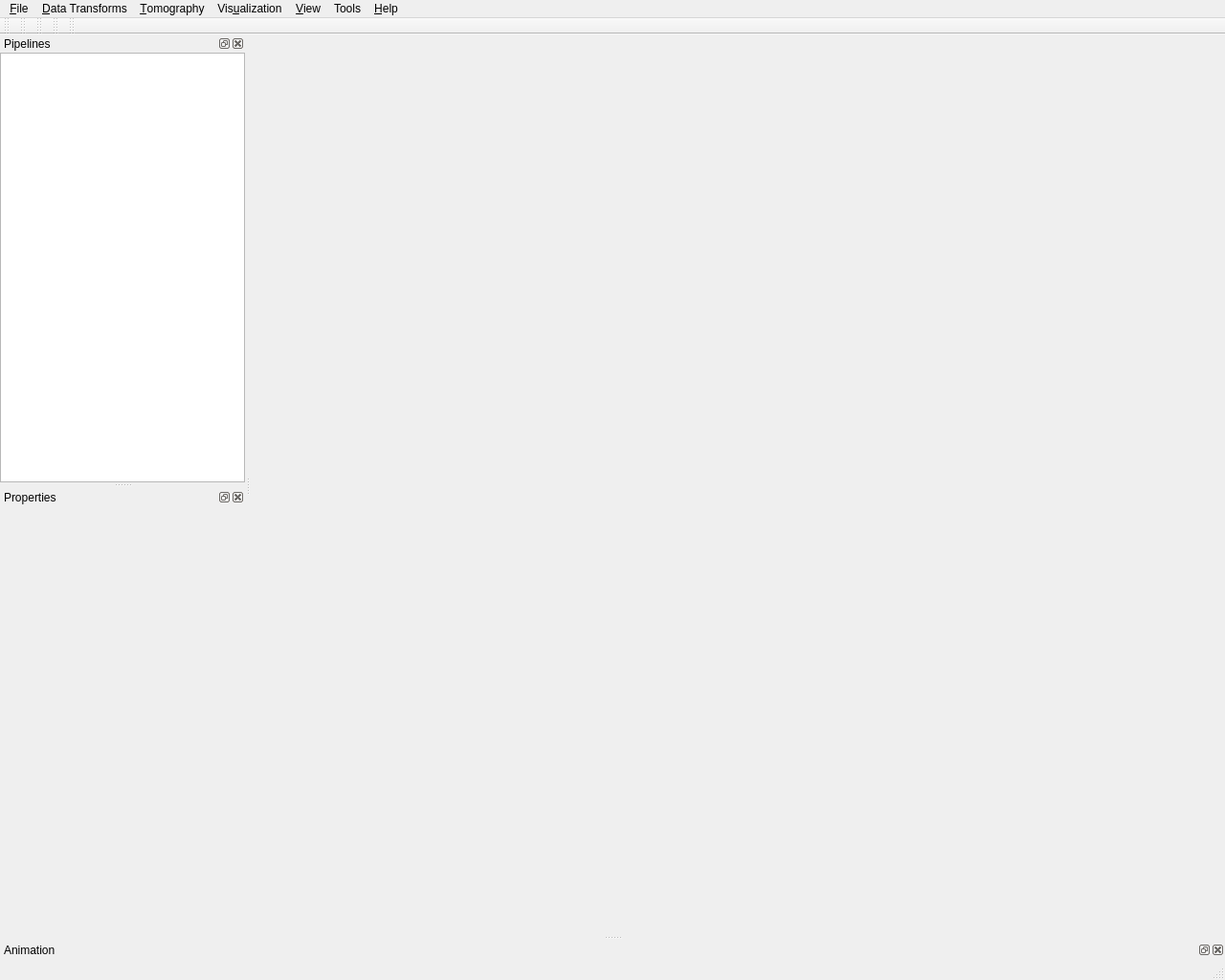
<?xml version="1.0" encoding="UTF-8"?>
<ui version="4.0">
 <class>MainWindow</class>
 <widget class="QMainWindow" name="MainWindow">
  <property name="geometry">
   <rect>
    <x>0</x>
    <y>0</y>
    <width>1280</width>
    <height>1024</height>
   </rect>
  </property>
  <property name="windowTitle">
   <string>MainWindow</string>
  </property>
  <widget class="tomviz::CentralWidget" name="centralWidget">
   <property name="sizePolicy">
    <sizepolicy hsizetype="Expanding" vsizetype="Expanding">
     <horstretch>0</horstretch>
     <verstretch>0</verstretch>
    </sizepolicy>
   </property>
  </widget>
  <widget class="QMenuBar" name="menubar">
   <property name="geometry">
    <rect>
     <x>0</x>
     <y>0</y>
     <width>1280</width>
     <height>40</height>
    </rect>
   </property>
   <widget class="QMenu" name="menu_File">
    <property name="title">
     <string>&amp;File</string>
    </property>
    <widget class="QMenu" name="menuRecentlyOpened">
     <property name="title">
      <string>R&amp;ecently Opened</string>
     </property>
    </widget>
    <addaction name="actionOpen"/>
    <addaction name="menuRecentlyOpened"/>
    <addaction name="separator"/>
    <addaction name="actionSaveState"/>
    <addaction name="actionLoadState"/>
    <addaction name="separator"/>
    <addaction name="actionSaveData"/>
    <addaction name="actionSaveScreenshot"/>
    <addaction name="actionSaveMovie"/>
    <addaction name="actionSaveWeb"/>
    <addaction name="separator"/>
    <addaction name="actionSaveDebuggingState"/>
    <addaction name="separator"/>
    <addaction name="actionReset"/>
    <addaction name="actionExit"/>
   </widget>
   <widget class="QMenu" name="menuModules">
    <property name="title">
     <string>Vis&amp;ualization</string>
    </property>
   </widget>
   <widget class="QMenu" name="menuTools">
    <property name="title">
     <string>Tools</string>
    </property>
    <addaction name="actionPythonConsole"/>
    <addaction name="actionMacros"/>
   </widget>
   <widget class="QMenu" name="menuData">
    <property name="title">
     <string>&amp;Data Transforms</string>
    </property>
   </widget>
   <widget class="QMenu" name="menuView">
    <property name="title">
     <string>&amp;View</string>
    </property>
   </widget>
   <widget class="QMenu" name="menuHelp">
    <property name="title">
     <string>&amp;Help</string>
    </property>
    <addaction name="actionAbout"/>
   </widget>
   <widget class="QMenu" name="menuTomography">
    <property name="title">
     <string>&amp;Tomography</string>
    </property>
   </widget>
   <addaction name="menu_File"/>
   <addaction name="menuData"/>
   <addaction name="menuTomography"/>
   <addaction name="menuModules"/>
   <addaction name="menuView"/>
   <addaction name="menuTools"/>
   <addaction name="menuHelp"/>
  </widget>
  <widget class="QStatusBar" name="statusbar"/>
  <widget class="QDockWidget" name="dockWidget">
   <property name="minimumSize">
    <size>
     <width>250</width>
     <height>300</height>
    </size>
   </property>
   <property name="windowTitle">
    <string>Pipelines</string>
   </property>
   <attribute name="dockWidgetArea">
    <number>1</number>
   </attribute>
   <widget class="QWidget" name="pipelineBrowserWidget">
    <layout class="QVBoxLayout" name="verticalLayout" stretch="0">
     <property name="leftMargin">
      <number>0</number>
     </property>
     <property name="topMargin">
      <number>0</number>
     </property>
     <property name="rightMargin">
      <number>0</number>
     </property>
     <property name="bottomMargin">
      <number>0</number>
     </property>
     <item>
      <widget class="tomviz::PipelineView" name="treeWidget">
       <property name="dragEnabled">
        <bool>true</bool>
       </property>
       <property name="dragDropMode">
        <enum>QAbstractItemView::DragOnly</enum>
       </property>
       <property name="rootIsDecorated">
        <bool>true</bool>
       </property>
       <property name="uniformRowHeights">
        <bool>true</bool>
       </property>
       <attribute name="headerVisible">
        <bool>false</bool>
       </attribute>
      </widget>
     </item>
    </layout>
   </widget>
  </widget>
  <widget class="QToolBar" name="modulesToolbar">
   <property name="windowTitle">
    <string>Visualization Modules Toolbar</string>
   </property>
   <attribute name="toolBarArea">
    <enum>TopToolBarArea</enum>
   </attribute>
   <attribute name="toolBarBreak">
    <bool>false</bool>
   </attribute>
  </widget>
  <widget class="pqAxesToolbar" name="axesToolbar">
   <property name="windowTitle">
    <string>Axes Toolbar</string>
   </property>
   <attribute name="toolBarArea">
    <enum>TopToolBarArea</enum>
   </attribute>
   <attribute name="toolBarBreak">
    <bool>false</bool>
   </attribute>
  </widget>
  <widget class="QToolBar" name="toolBar">
   <property name="windowTitle">
    <string>toolBar</string>
   </property>
   <attribute name="toolBarArea">
    <enum>TopToolBarArea</enum>
   </attribute>
   <attribute name="toolBarBreak">
    <bool>false</bool>
   </attribute>
  </widget>
  <widget class="pqCameraToolbar" name="cameraToolbar">
   <property name="windowTitle">
    <string>Camera Toolbar</string>
   </property>
   <attribute name="toolBarArea">
    <enum>TopToolBarArea</enum>
   </attribute>
   <attribute name="toolBarBreak">
    <bool>false</bool>
   </attribute>
  </widget>
  <widget class="QDockWidget" name="dockWidget_3">
   <property name="allowedAreas">
    <set>Qt::BottomDockWidgetArea|Qt::TopDockWidgetArea</set>
   </property>
   <property name="windowTitle">
    <string>Animation</string>
   </property>
   <attribute name="dockWidgetArea">
    <number>8</number>
   </attribute>
   <widget class="pqPVAnimationWidget" name="animationWidget"/>
  </widget>
  <widget class="pqVCRToolbar" name="vcrToolbar">
   <property name="windowTitle">
    <string>VCR Toolbar</string>
   </property>
   <attribute name="toolBarArea">
    <enum>TopToolBarArea</enum>
   </attribute>
   <attribute name="toolBarBreak">
    <bool>false</bool>
   </attribute>
  </widget>
  <widget class="QDockWidget" name="dockWidget_5">
   <property name="sizePolicy">
    <sizepolicy hsizetype="Preferred" vsizetype="Preferred">
     <horstretch>0</horstretch>
     <verstretch>0</verstretch>
    </sizepolicy>
   </property>
   <property name="minimumSize">
    <size>
     <width>250</width>
     <height>300</height>
    </size>
   </property>
   <property name="windowTitle">
    <string>Properties</string>
   </property>
   <attribute name="dockWidgetArea">
    <number>1</number>
   </attribute>
   <widget class="QWidget" name="dockWidgetContents">
    <layout class="QVBoxLayout" name="verticalLayout_2">
     <property name="leftMargin">
      <number>0</number>
     </property>
     <property name="topMargin">
      <number>0</number>
     </property>
     <property name="rightMargin">
      <number>0</number>
     </property>
     <property name="bottomMargin">
      <number>0</number>
     </property>
     <item>
      <layout class="QVBoxLayout" name="verticalLayout_3">
       <item>
        <widget class="QStackedWidget" name="propertiesPanelStackedWidget">
         <property name="currentIndex">
          <number>0</number>
         </property>
         <widget class="QWidget" name="empty"/>
         <widget class="QScrollArea" name="dataPropertiesScrollArea">
          <property name="frameShape">
           <enum>QFrame::NoFrame</enum>
          </property>
          <property name="horizontalScrollBarPolicy">
           <enum>Qt::ScrollBarAlwaysOff</enum>
          </property>
          <property name="widgetResizable">
           <bool>true</bool>
          </property>
          <widget class="tomviz::DataPropertiesPanel" name="dataPropertiesPanel">
           <property name="geometry">
            <rect>
             <x>0</x>
             <y>0</y>
             <width>254</width>
             <height>397</height>
            </rect>
           </property>
          </widget>
         </widget>
         <widget class="QScrollArea" name="modulePropertiesScrollArea">
          <property name="frameShape">
           <enum>QFrame::NoFrame</enum>
          </property>
          <property name="horizontalScrollBarPolicy">
           <enum>Qt::ScrollBarAlwaysOff</enum>
          </property>
          <property name="widgetResizable">
           <bool>true</bool>
          </property>
          <widget class="tomviz::ModulePropertiesPanel" name="modulePropertiesPanel">
           <property name="geometry">
            <rect>
             <x>0</x>
             <y>0</y>
             <width>254</width>
             <height>397</height>
            </rect>
           </property>
          </widget>
         </widget>
         <widget class="QScrollArea" name="operatorPropertiesScrollArea">
          <property name="frameShape">
           <enum>QFrame::NoFrame</enum>
          </property>
          <property name="horizontalScrollBarPolicy">
           <enum>Qt::ScrollBarAlwaysOff</enum>
          </property>
          <property name="widgetResizable">
           <bool>true</bool>
          </property>
          <widget class="tomviz::OperatorPropertiesPanel" name="operatorPropertiesPanel">
           <property name="geometry">
            <rect>
             <x>0</x>
             <y>0</y>
             <width>254</width>
             <height>397</height>
            </rect>
           </property>
          </widget>
         </widget>
        </widget>
       </item>
      </layout>
     </item>
    </layout>
   </widget>
  </widget>
  <action name="actionOpen">
   <property name="text">
    <string>&amp;Open</string>
   </property>
  </action>
  <action name="actionSaveDebuggingState">
   <property name="text">
    <string>&amp;Save Debugging State</string>
   </property>
   <property name="toolTip">
    <string>Save state with debugging information (advanced)</string>
   </property>
  </action>
  <action name="actionExit">
   <property name="text">
    <string>E&amp;xit</string>
   </property>
   <property name="shortcut">
    <string>Ctrl+Q</string>
   </property>
  </action>
  <action name="actionPythonConsole">
   <property name="text">
    <string>&amp;Python Console</string>
   </property>
  </action>
  <action name="actionMacros">
   <property name="text">
    <string>&amp;Macros</string>
   </property>
  </action>
  <action name="actionSaveData">
   <property name="text">
    <string>Save &amp;Data</string>
   </property>
  </action>
  <action name="actionSaveScreenshot">
   <property name="text">
    <string>Save S&amp;creenshot</string>
   </property>
  </action>
  <action name="actionSaveMovie">
   <property name="text">
    <string>Save &amp;Movie</string>
   </property>
  </action>
  <action name="actionSaveState">
   <property name="text">
    <string>Sa&amp;ve State</string>
   </property>
  </action>
  <action name="actionLoadState">
   <property name="text">
    <string>&amp;Load State</string>
   </property>
  </action>
  <action name="actionReset">
   <property name="text">
    <string>&amp;Reset</string>
   </property>
   <property name="toolTip">
    <string>Reset application</string>
   </property>
  </action>
  <action name="actionAbout">
   <property name="text">
    <string>&amp;About</string>
   </property>
  </action>
  <action name="actionSaveWeb">
   <property name="text">
    <string>Save &amp;Web</string>
   </property>
   <property name="toolTip">
    <string>Save Web</string>
   </property>
  </action>
 </widget>
 <customwidgets>
  <customwidget>
   <class>tomviz::CentralWidget</class>
   <extends>QWidget</extends>
   <header>CentralWidget.h</header>
   <container>1</container>
  </customwidget>
  <customwidget>
   <class>pqCameraToolbar</class>
   <extends>QToolBar</extends>
   <header>pqCameraToolbar.h</header>
  </customwidget>
  <customwidget>
   <class>pqAxesToolbar</class>
   <extends>QToolBar</extends>
   <header>pqAxesToolbar.h</header>
  </customwidget>
  <customwidget>
   <class>pqPVAnimationWidget</class>
   <extends>QWidget</extends>
   <header>pqPVAnimationWidget.h</header>
   <container>1</container>
  </customwidget>
  <customwidget>
   <class>pqVCRToolbar</class>
   <extends>QToolBar</extends>
   <header>pqVCRToolbar.h</header>
  </customwidget>
  <customwidget>
   <class>tomviz::PipelineView</class>
   <extends>QTreeView</extends>
   <header>PipelineView.h</header>
  </customwidget>
  <customwidget>
   <class>tomviz::DataPropertiesPanel</class>
   <extends>QWidget</extends>
   <header>DataPropertiesPanel.h</header>
   <container>1</container>
  </customwidget>
  <customwidget>
   <class>tomviz::ModulePropertiesPanel</class>
   <extends>QWidget</extends>
   <header>ModulePropertiesPanel.h</header>
   <container>1</container>
  </customwidget>
  <customwidget>
   <class>tomviz::OperatorPropertiesPanel</class>
   <extends>QWidget</extends>
   <header>OperatorPropertiesPanel.h</header>
   <container>1</container>
  </customwidget>
 </customwidgets>
 <resources>
  <include location="../ParaView3/ParaView/Qt/Components/Resources/pqComponents.qrc"/>
  <include location="../ParaView3/ParaView/Qt/Core/Resources/pqCore.qrc"/>
  <include location="../ParaView3/ParaView/Qt/Widgets/Resources/QtWidgets.qrc"/>
 </resources>
 <connections/>
</ui>
